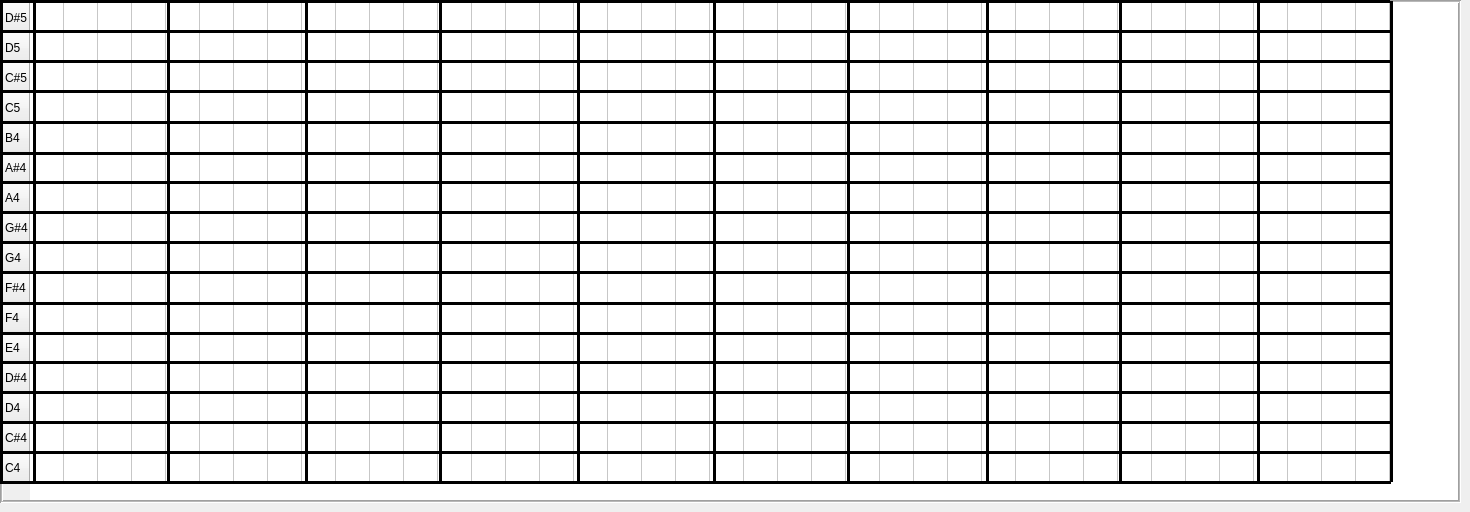
   <widget class="QWidget" name="drum">
    <attribute name="title">
     <string>Drum</string>
    </attribute>
    <widget class="QTableWidget" name="tableWidget_2">
     <property name="geometry">
      <rect>
       <x>0</x>
       <y>0</y>
       <width>1461</width>
       <height>503</height>
      </rect>
     </property>
     <property name="frameShape">
      <enum>QFrame::Box</enum>
     </property>
     <property name="frameShadow">
      <enum>QFrame::Sunken</enum>
     </property>
     <property name="lineWidth">
      <number>1</number>
     </property>
     <property name="midLineWidth">
      <number>1</number>
     </property>
     <property name="showGrid">
      <bool>true</bool>
     </property>
     <property name="gridStyle">
      <enum>Qt::SolidLine</enum>
     </property>
     <property name="wordWrap">
      <bool>true</bool>
     </property>
     <property name="cornerButtonEnabled">
      <bool>true</bool>
     </property>
     <attribute name="horizontalHeaderVisible">
      <bool>false</bool>
     </attribute>
     <attribute name="horizontalHeaderCascadingSectionResizes">
      <bool>false</bool>
     </attribute>
     <attribute name="horizontalHeaderDefaultSectionSize">
      <number>34</number>
     </attribute>
     <attribute name="horizontalHeaderHighlightSections">
      <bool>true</bool>
     </attribute>
     <attribute name="horizontalHeaderMinimumSectionSize">
      <number>17</number>
     </attribute>
     <attribute name="verticalHeaderDefaultSectionSize">
      <number>30</number>
     </attribute>
     <attribute name="verticalHeaderHighlightSections">
      <bool>true</bool>
     </attribute>
     <attribute name="verticalHeaderMinimumSectionSize">
      <number>30</number>
     </attribute>
     <row>
      <property name="text">
       <string>D#5</string>
      </property>
     </row>
     <row>
      <property name="text">
       <string>D5</string>
      </property>
     </row>
     <row>
      <property name="text">
       <string>C#5</string>
      </property>
     </row>
     <row>
      <property name="text">
       <string>C5</string>
      </property>
     </row>
     <row>
      <property name="text">
       <string>B4</string>
      </property>
     </row>
     <row>
      <property name="text">
       <string>A#4</string>
      </property>
     </row>
     <row>
      <property name="text">
       <string>A4</string>
      </property>
     </row>
     <row>
      <property name="text">
       <string>G#4</string>
      </property>
     </row>
     <row>
      <property name="text">
       <string>G4</string>
      </property>
     </row>
     <row>
      <property name="text">
       <string>F#4</string>
      </property>
     </row>
     <row>
      <property name="text">
       <string>F4</string>
      </property>
     </row>
     <row>
      <property name="text">
       <string>E4</string>
      </property>
     </row>
     <row>
      <property name="text">
       <string>D#4</string>
      </property>
     </row>
     <row>
      <property name="text">
       <string>D4</string>
      </property>
     </row>
     <row>
      <property name="text">
       <string>C#4</string>
      </property>
     </row>
     <row>
      <property name="text">
       <string>C4</string>
      </property>
     </row>
     <column>
      <property name="text">
       <string/>
      </property>
     </column>
     <column>
      <property name="text">
       <string/>
      </property>
     </column>
     <column>
      <property name="text">
       <string/>
      </property>
     </column>
     <column>
      <property name="text">
       <string/>
      </property>
     </column>
     <column>
      <property name="text">
       <string/>
      </property>
     </column>
     <column>
      <property name="text">
       <string/>
      </property>
     </column>
     <column>
      <property name="text">
       <string/>
      </property>
     </column>
     <column>
      <property name="text">
       <string/>
      </property>
     </column>
     <column>
      <property name="text">
       <string/>
      </property>
     </column>
     <column>
      <property name="text">
       <string/>
      </property>
     </column>
     <column>
      <property name="text">
       <string/>
      </property>
     </column>
     <column>
      <property name="text">
       <string/>
      </property>
     </column>
     <column>
      <property name="text">
       <string/>
      </property>
     </column>
     <column>
      <property name="text">
       <string/>
      </property>
     </column>
     <column>
      <property name="text">
       <string/>
      </property>
     </column>
     <column>
      <property name="text">
       <string/>
      </property>
     </column>
     <column>
      <property name="text">
       <string/>
      </property>
     </column>
     <column>
      <property name="text">
       <string/>
      </property>
     </column>
     <column>
      <property name="text">
       <string/>
      </property>
     </column>
     <column>
      <property name="text">
       <string/>
      </property>
     </column>
     <column>
      <property name="text">
       <string/>
      </property>
     </column>
     <column>
      <property name="text">
       <string/>
      </property>
     </column>
     <column>
      <property name="text">
       <string/>
      </property>
     </column>
     <column>
      <property name="text">
       <string/>
      </property>
     </column>
     <column>
      <property name="text">
       <string/>
      </property>
     </column>
     <column>
      <property name="text">
       <string/>
      </property>
     </column>
     <column>
      <property name="text">
       <string/>
      </property>
     </column>
     <column>
      <property name="text">
       <string/>
      </property>
     </column>
     <column>
      <property name="text">
       <string/>
      </property>
     </column>
     <column>
      <property name="text">
       <string/>
      </property>
     </column>
     <column>
      <property name="text">
       <string/>
      </property>
     </column>
     <column>
      <property name="text">
       <string/>
      </property>
     </column>
     <column>
      <property name="text">
       <string/>
      </property>
     </column>
     <column>
      <property name="text">
       <string/>
      </property>
     </column>
     <column>
      <property name="text">
       <string/>
      </property>
     </column>
     <column>
      <property name="text">
       <string/>
      </property>
     </column>
     <column>
      <property name="text">
       <string/>
      </property>
     </column>
     <column>
      <property name="text">
       <string/>
      </property>
     </column>
     <column>
      <property name="text">
       <string/>
      </property>
     </column>
     <column>
      <property name="text">
       <string/>
      </property>
     </column>
     <item row="0" column="0">
      <property name="text">
       <string/>
      </property>
     </item>
     <item row="1" column="0">
      <property name="text">
       <string/>
      </property>
     </item>
    </widget>
    <widget class="Line" name="line_30">
     <property name="geometry">
      <rect>
       <x>-7</x>
       <y>0</y>
       <width>16</width>
       <height>481</height>
      </rect>
     </property>
     <property name="frameShadow">
      <enum>QFrame::Plain</enum>
     </property>
     <property name="lineWidth">
      <number>3</number>
     </property>
     <property name="orientation">
      <enum>Qt::Vertical</enum>
     </property>
    </widget>
    <widget class="Line" name="line_31">
     <property name="geometry">
      <rect>
       <x>26</x>
       <y>1</y>
       <width>16</width>
       <height>481</height>
      </rect>
     </property>
     <property name="frameShadow">
      <enum>QFrame::Plain</enum>
     </property>
     <property name="lineWidth">
      <number>3</number>
     </property>
     <property name="orientation">
      <enum>Qt::Vertical</enum>
     </property>
    </widget>
    <widget class="Line" name="line_32">
     <property name="geometry">
      <rect>
       <x>160</x>
       <y>2</y>
       <width>16</width>
       <height>481</height>
      </rect>
     </property>
     <property name="frameShadow">
      <enum>QFrame::Plain</enum>
     </property>
     <property name="lineWidth">
      <number>3</number>
     </property>
     <property name="orientation">
      <enum>Qt::Vertical</enum>
     </property>
    </widget>
    <widget class="Line" name="line_33">
     <property name="geometry">
      <rect>
       <x>298</x>
       <y>2</y>
       <width>16</width>
       <height>481</height>
      </rect>
     </property>
     <property name="frameShadow">
      <enum>QFrame::Plain</enum>
     </property>
     <property name="lineWidth">
      <number>3</number>
     </property>
     <property name="orientation">
      <enum>Qt::Vertical</enum>
     </property>
    </widget>
    <widget class="Line" name="line_34">
     <property name="geometry">
      <rect>
       <x>432</x>
       <y>2</y>
       <width>16</width>
       <height>481</height>
      </rect>
     </property>
     <property name="frameShadow">
      <enum>QFrame::Plain</enum>
     </property>
     <property name="lineWidth">
      <number>3</number>
     </property>
     <property name="orientation">
      <enum>Qt::Vertical</enum>
     </property>
    </widget>
    <widget class="Line" name="line_35">
     <property name="geometry">
      <rect>
       <x>570</x>
       <y>1</y>
       <width>16</width>
       <height>481</height>
      </rect>
     </property>
     <property name="frameShadow">
      <enum>QFrame::Plain</enum>
     </property>
     <property name="lineWidth">
      <number>3</number>
     </property>
     <property name="orientation">
      <enum>Qt::Vertical</enum>
     </property>
    </widget>
    <widget class="Line" name="line_36">
     <property name="geometry">
      <rect>
       <x>706</x>
       <y>3</y>
       <width>16</width>
       <height>481</height>
      </rect>
     </property>
     <property name="frameShadow">
      <enum>QFrame::Plain</enum>
     </property>
     <property name="lineWidth">
      <number>3</number>
     </property>
     <property name="orientation">
      <enum>Qt::Vertical</enum>
     </property>
    </widget>
    <widget class="Line" name="line_37">
     <property name="geometry">
      <rect>
       <x>840</x>
       <y>1</y>
       <width>16</width>
       <height>481</height>
      </rect>
     </property>
     <property name="frameShadow">
      <enum>QFrame::Plain</enum>
     </property>
     <property name="lineWidth">
      <number>3</number>
     </property>
     <property name="orientation">
      <enum>Qt::Vertical</enum>
     </property>
    </widget>
    <widget class="Line" name="line_38">
     <property name="geometry">
      <rect>
       <x>979</x>
       <y>1</y>
       <width>16</width>
       <height>481</height>
      </rect>
     </property>
     <property name="frameShadow">
      <enum>QFrame::Plain</enum>
     </property>
     <property name="lineWidth">
      <number>3</number>
     </property>
     <property name="orientation">
      <enum>Qt::Vertical</enum>
     </property>
    </widget>
    <widget class="Line" name="line_39">
     <property name="geometry">
      <rect>
       <x>1112</x>
       <y>1</y>
       <width>16</width>
       <height>481</height>
      </rect>
     </property>
     <property name="frameShadow">
      <enum>QFrame::Plain</enum>
     </property>
     <property name="lineWidth">
      <number>3</number>
     </property>
     <property name="orientation">
      <enum>Qt::Vertical</enum>
     </property>
    </widget>
    <widget class="Line" name="line_40">
     <property name="geometry">
      <rect>
       <x>1250</x>
       <y>1</y>
       <width>16</width>
       <height>481</height>
      </rect>
     </property>
     <property name="frameShadow">
      <enum>QFrame::Plain</enum>
     </property>
     <property name="lineWidth">
      <number>3</number>
     </property>
     <property name="orientation">
      <enum>Qt::Vertical</enum>
     </property>
    </widget>
    <widget class="Line" name="line_41">
     <property name="geometry">
      <rect>
       <x>1383</x>
       <y>1</y>
       <width>16</width>
       <height>481</height>
      </rect>
     </property>
     <property name="frameShadow">
      <enum>QFrame::Plain</enum>
     </property>
     <property name="lineWidth">
      <number>3</number>
     </property>
     <property name="orientation">
      <enum>Qt::Vertical</enum>
     </property>
    </widget>
    <widget class="Line" name="line_42">
     <property name="geometry">
      <rect>
       <x>-1</x>
       <y>-9</y>
       <width>1391</width>
       <height>20</height>
      </rect>
     </property>
     <property name="frameShadow">
      <enum>QFrame::Plain</enum>
     </property>
     <property name="lineWidth">
      <number>3</number>
     </property>
     <property name="orientation">
      <enum>Qt::Horizontal</enum>
     </property>
    </widget>
    <widget class="Line" name="line_43">
     <property name="geometry">
      <rect>
       <x>1</x>
       <y>23</y>
       <width>1391</width>
       <height>16</height>
      </rect>
     </property>
     <property name="frameShadow">
      <enum>QFrame::Plain</enum>
     </property>
     <property name="lineWidth">
      <number>3</number>
     </property>
     <property name="orientation">
      <enum>Qt::Horizontal</enum>
     </property>
    </widget>
    <widget class="Line" name="line_44">
     <property name="geometry">
      <rect>
       <x>0</x>
       <y>53</y>
       <width>1391</width>
       <height>16</height>
      </rect>
     </property>
     <property name="frameShadow">
      <enum>QFrame::Plain</enum>
     </property>
     <property name="lineWidth">
      <number>3</number>
     </property>
     <property name="orientation">
      <enum>Qt::Horizontal</enum>
     </property>
    </widget>
    <widget class="Line" name="line_45">
     <property name="geometry">
      <rect>
       <x>0</x>
       <y>83</y>
       <width>1391</width>
       <height>16</height>
      </rect>
     </property>
     <property name="frameShadow">
      <enum>QFrame::Plain</enum>
     </property>
     <property name="lineWidth">
      <number>3</number>
     </property>
     <property name="orientation">
      <enum>Qt::Horizontal</enum>
     </property>
    </widget>
    <widget class="Line" name="line_46">
     <property name="geometry">
      <rect>
       <x>0</x>
       <y>114</y>
       <width>1391</width>
       <height>16</height>
      </rect>
     </property>
     <property name="frameShadow">
      <enum>QFrame::Plain</enum>
     </property>
     <property name="lineWidth">
      <number>3</number>
     </property>
     <property name="orientation">
      <enum>Qt::Horizontal</enum>
     </property>
    </widget>
    <widget class="Line" name="line_47">
     <property name="geometry">
      <rect>
       <x>0</x>
       <y>145</y>
       <width>1391</width>
       <height>16</height>
      </rect>
     </property>
     <property name="frameShadow">
      <enum>QFrame::Plain</enum>
     </property>
     <property name="lineWidth">
      <number>3</number>
     </property>
     <property name="orientation">
      <enum>Qt::Horizontal</enum>
     </property>
    </widget>
    <widget class="Line" name="line_48">
     <property name="geometry">
      <rect>
       <x>0</x>
       <y>174</y>
       <width>1391</width>
       <height>16</height>
      </rect>
     </property>
     <property name="frameShadow">
      <enum>QFrame::Plain</enum>
     </property>
     <property name="lineWidth">
      <number>3</number>
     </property>
     <property name="orientation">
      <enum>Qt::Horizontal</enum>
     </property>
    </widget>
    <widget class="Line" name="line_49">
     <property name="geometry">
      <rect>
       <x>0</x>
       <y>204</y>
       <width>1391</width>
       <height>16</height>
      </rect>
     </property>
     <property name="frameShadow">
      <enum>QFrame::Plain</enum>
     </property>
     <property name="lineWidth">
      <number>3</number>
     </property>
     <property name="orientation">
      <enum>Qt::Horizontal</enum>
     </property>
    </widget>
    <widget class="Line" name="line_50">
     <property name="geometry">
      <rect>
       <x>1</x>
       <y>234</y>
       <width>1391</width>
       <height>16</height>
      </rect>
     </property>
     <property name="frameShadow">
      <enum>QFrame::Plain</enum>
     </property>
     <property name="lineWidth">
      <number>3</number>
     </property>
     <property name="orientation">
      <enum>Qt::Horizontal</enum>
     </property>
    </widget>
    <widget class="Line" name="line_51">
     <property name="geometry">
      <rect>
       <x>1</x>
       <y>264</y>
       <width>1391</width>
       <height>16</height>
      </rect>
     </property>
     <property name="frameShadow">
      <enum>QFrame::Plain</enum>
     </property>
     <property name="lineWidth">
      <number>3</number>
     </property>
     <property name="orientation">
      <enum>Qt::Horizontal</enum>
     </property>
    </widget>
    <widget class="Line" name="line_52">
     <property name="geometry">
      <rect>
       <x>2</x>
       <y>295</y>
       <width>1391</width>
       <height>16</height>
      </rect>
     </property>
     <property name="frameShadow">
      <enum>QFrame::Plain</enum>
     </property>
     <property name="lineWidth">
      <number>3</number>
     </property>
     <property name="orientation">
      <enum>Qt::Horizontal</enum>
     </property>
    </widget>
    <widget class="Line" name="line_53">
     <property name="geometry">
      <rect>
       <x>1</x>
       <y>325</y>
       <width>1391</width>
       <height>16</height>
      </rect>
     </property>
     <property name="frameShadow">
      <enum>QFrame::Plain</enum>
     </property>
     <property name="lineWidth">
      <number>3</number>
     </property>
     <property name="orientation">
      <enum>Qt::Horizontal</enum>
     </property>
    </widget>
    <widget class="Line" name="line_54">
     <property name="geometry">
      <rect>
       <x>2</x>
       <y>354</y>
       <width>1391</width>
       <height>16</height>
      </rect>
     </property>
     <property name="frameShadow">
      <enum>QFrame::Plain</enum>
     </property>
     <property name="lineWidth">
      <number>3</number>
     </property>
     <property name="orientation">
      <enum>Qt::Horizontal</enum>
     </property>
    </widget>
    <widget class="Line" name="line_55">
     <property name="geometry">
      <rect>
       <x>1</x>
       <y>384</y>
       <width>1391</width>
       <height>16</height>
      </rect>
     </property>
     <property name="frameShadow">
      <enum>QFrame::Plain</enum>
     </property>
     <property name="lineWidth">
      <number>3</number>
     </property>
     <property name="orientation">
      <enum>Qt::Horizontal</enum>
     </property>
    </widget>
    <widget class="Line" name="line_56">
     <property name="geometry">
      <rect>
       <x>2</x>
       <y>414</y>
       <width>1391</width>
       <height>16</height>
      </rect>
     </property>
     <property name="frameShadow">
      <enum>QFrame::Plain</enum>
     </property>
     <property name="lineWidth">
      <number>3</number>
     </property>
     <property name="orientation">
      <enum>Qt::Horizontal</enum>
     </property>
    </widget>
    <widget class="Line" name="line_57">
     <property name="geometry">
      <rect>
       <x>0</x>
       <y>444</y>
       <width>1391</width>
       <height>16</height>
      </rect>
     </property>
     <property name="frameShadow">
      <enum>QFrame::Plain</enum>
     </property>
     <property name="lineWidth">
      <number>3</number>
     </property>
     <property name="orientation">
      <enum>Qt::Horizontal</enum>
     </property>
    </widget>
    <widget class="Line" name="line_58">
     <property name="geometry">
      <rect>
       <x>0</x>
       <y>474</y>
       <width>1391</width>
       <height>16</height>
      </rect>
     </property>
     <property name="frameShadow">
      <enum>QFrame::Plain</enum>
     </property>
     <property name="lineWidth">
      <number>3</number>
     </property>
     <property name="orientation">
      <enum>Qt::Horizontal</enum>
     </property>
    </widget>
   </widget>
